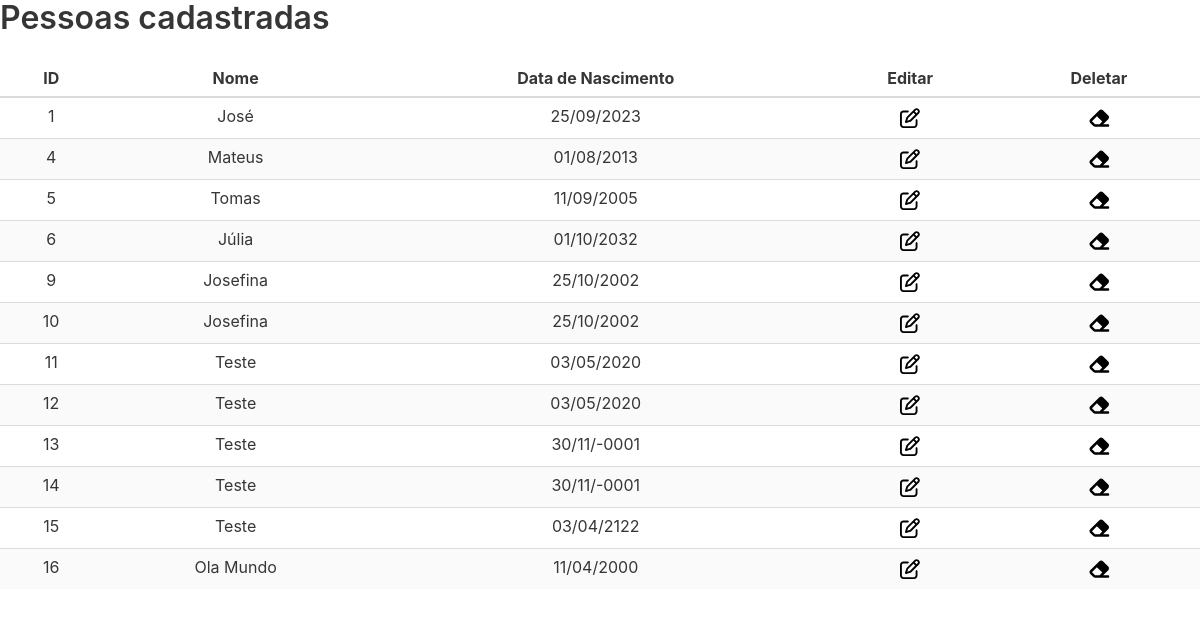
/Site/parts/table_listar_pessoa.php, run on the app's committed database.
### tables this page shows
CREATE TABLE `pessoas` (
  `id` int(11) NOT NULL,
  `nome` varchar(255) NOT NULL,
  `dataNascimento` date NOT NULL
);

### Site/model/Pessoa.php (called while the page is built, shortened)
<?php
class Pessoa
{
    public static function getAll()
    {
        try {
            $conexao = Conexao::getConexao();
            $stmt = $conexao->prepare("SELECT * FROM pessoas ORDER BY id");
            $stmt->execute();
            return $stmt->fetchAll();
        } catch (Exception $e) {
            echo $e->getMessage();
            die;
        }
    }
}

### Site/parts/table_listar_pessoa.php (the view)
<?php
require_once(__DIR__ . "/../model/Pessoa.php");
require_once(__DIR__ . "/../parts/headerLink.php");
$listaPessoas = Pessoa::getAll();
?>
<h2 class="title">Pessoas cadastradas</h2>
<table class="table is-striped is-fullwidth">
    <thead>
        <tr>
            <th class='has-text-centered'>ID</th>
            <th class='has-text-centered'>Nome</th>
            <th class='has-text-centered'>Data de Nascimento</th>
            <th class='has-text-centered'>Editar</th>
            <th class='has-text-centered'>Deletar</th>
        </tr>
    </thead>
    <tbody>
        <?php
        foreach ($listaPessoas as $pessoa) {
            echo "<tr>";
            echo "<td class='has-text-centered'>" . $pessoa["id"] . "</td>";
            echo "<td class='has-text-centered'>" . $pessoa["nome"] . "</td>";
            echo "<td class='has-text-centered'>" . date_format(date_create($pessoa["dataNascimento"]), 'd/m/Y') . "</td>";
            echo "<td class='has-text-centered'><a href='editarPessoa.php?id=" . $pessoa["id"] . "'>
            <span class='icon'>
            <svg xmlns='http://www.w3.org/2000/svg' height='1.25em' viewBox='0 0 512 512'><path d='M441 58.9L453.1 71c9.4 9.4 9.4 24.6 0 33.9L424 134.1 377.9 88 407 58.9c9.4-9.4 24.6-9.4 33.9 0zM209.8 256.2L344 121.9 390.1 168 255.8 302.2c-2.9 2.9-6.5 5-10.4 6.1l-58.5 16.7 16.7-58.5c1.1-3.9 3.2-7.5 6.1-10.4zM373.1 25L175.8 222.2c-8.7 8.7-15 19.4-18.3 31.1l-28.6 100c-2.4 8.4-.1 17.4 6.1 23.6s15.2 8.5 23.6 6.1l100-28.6c11.8-3.4 22.5-9.7 31.1-18.3L487 138.9c28.1-28.1 28.1-73.7 0-101.8L474.9 25C446.8-3.1 401.2-3.1 373.1 25zM88 64C39.4 64 0 103.4 0 152V424c0 48.6 39.4 88 88 88H360c48.6 0 88-39.4 88-88V312c0-13.3-10.7-24-24-24s-24 10.7-24 24V424c0 22.1-17.9 40-40 40H88c-22.1 0-40-17.9-40-40V152c0-22.1 17.9-40 40-40H200c13.3 0 24-10.7 24-24s-10.7-24-24-24H88z'/></svg>
            </span>
            </a></td>";
            echo "<td class='has-text-centered'><a href='deletarPessoa.php?id=" . $pessoa["id"] . "'>
            <span class='icon'>
            <svg xmlns='http://www.w3.org/2000/svg' height='1.25em' viewBox='0 0 576 512'><path d='M290.7 57.4L57.4 290.7c-25 25-25 65.5 0 90.5l80 80c12 12 28.3 18.7 45.3 18.7H288h9.4H512c17.7 0 32-14.3 32-32s-14.3-32-32-32H387.9L518.6 285.3c25-25 25-65.5 0-90.5L381.3 57.4c-25-25-65.5-25-90.5 0zM297.4 416H288l-105.4 0-80-80L227.3 211.3 364.7 348.7 297.4 416z'/></svg>
            </span>
            </a></td>";
            echo "</tr>";
        }
        ?>
    </tbody>
</table>

### data on the page
pessoas: id "1", nome "José", dataNascimento "25/09/2023"
pessoas: id "4", nome "Mateus", dataNascimento "01/08/2013"
pessoas: id "5", nome "Tomas", dataNascimento "11/09/2005"
pessoas: id "6", nome "Júlia", dataNascimento "01/10/2032"
pessoas: id "9", nome "Josefina", dataNascimento "25/10/2002"
pessoas: id "10", nome "Josefina", dataNascimento "25/10/2002"
pessoas: id "11", nome "Teste", dataNascimento "03/05/2020"
pessoas: id "12", nome "Teste", dataNascimento "03/05/2020"
pessoas: id "13", nome "Teste", dataNascimento "30/11/-0001"
pessoas: id "14", nome "Teste", dataNascimento "30/11/-0001"
pessoas: id "15", nome "Teste", dataNascimento "03/04/2122"
pessoas: id "16", nome "Ola Mundo", dataNascimento "11/04/2000"
